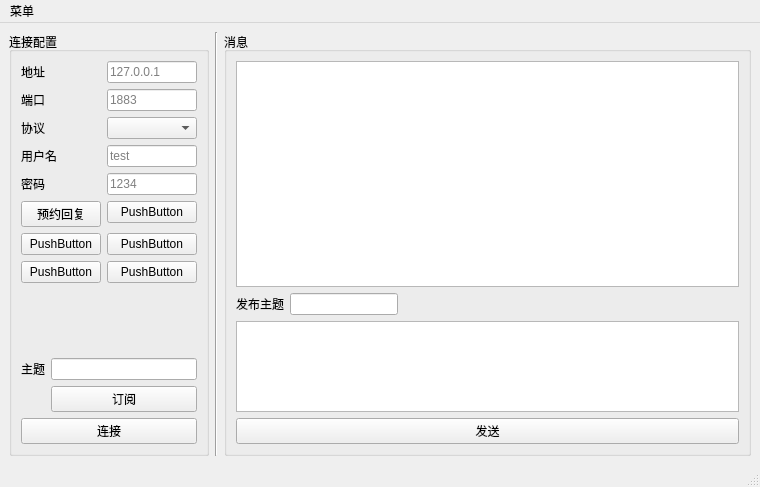
<?xml version="1.0" encoding="UTF-8"?>
<ui version="4.0">
 <class>MainWindow</class>
 <widget class="QMainWindow" name="MainWindow">
  <property name="geometry">
   <rect>
    <x>0</x>
    <y>0</y>
    <width>760</width>
    <height>487</height>
   </rect>
  </property>
  <property name="minimumSize">
   <size>
    <width>600</width>
    <height>0</height>
   </size>
  </property>
  <property name="windowTitle">
   <string>MainWindow</string>
  </property>
  <widget class="QWidget" name="centralwidget">
   <layout class="QHBoxLayout" name="horizontalLayout">
    <item>
     <widget class="QGroupBox" name="groupBox">
      <property name="minimumSize">
       <size>
        <width>200</width>
        <height>300</height>
       </size>
      </property>
      <property name="maximumSize">
       <size>
        <width>200</width>
        <height>19999</height>
       </size>
      </property>
      <property name="title">
       <string>连接配置</string>
      </property>
      <layout class="QVBoxLayout" name="verticalLayout">
       <item>
        <layout class="QGridLayout" name="gridLayout">
         <item row="0" column="0" colspan="2">
          <layout class="QFormLayout" name="formLayout">
           <item row="0" column="0">
            <widget class="QLabel" name="label_5">
             <property name="text">
              <string>地址</string>
             </property>
            </widget>
           </item>
           <item row="0" column="1">
            <widget class="QLineEdit" name="host">
             <property name="text">
              <string/>
             </property>
             <property name="placeholderText">
              <string>127.0.0.1</string>
             </property>
            </widget>
           </item>
           <item row="1" column="0">
            <widget class="QLabel" name="label_6">
             <property name="text">
              <string>端口</string>
             </property>
            </widget>
           </item>
           <item row="1" column="1">
            <widget class="QLineEdit" name="port">
             <property name="inputMask">
              <string/>
             </property>
             <property name="text">
              <string/>
             </property>
             <property name="cursorPosition">
              <number>0</number>
             </property>
             <property name="placeholderText">
              <string>1883</string>
             </property>
            </widget>
           </item>
           <item row="2" column="0">
            <widget class="QLabel" name="label_7">
             <property name="text">
              <string>协议</string>
             </property>
            </widget>
           </item>
           <item row="2" column="1">
            <widget class="QComboBox" name="comboBox"/>
           </item>
           <item row="3" column="1">
            <widget class="QLineEdit" name="username">
             <property name="placeholderText">
              <string>test</string>
             </property>
            </widget>
           </item>
           <item row="3" column="0">
            <widget class="QLabel" name="label_8">
             <property name="text">
              <string>用户名</string>
             </property>
            </widget>
           </item>
           <item row="4" column="1">
            <widget class="QLineEdit" name="password">
             <property name="echoMode">
              <enum>QLineEdit::Password</enum>
             </property>
             <property name="placeholderText">
              <string>1234</string>
             </property>
            </widget>
           </item>
           <item row="4" column="0">
            <widget class="QLabel" name="label_9">
             <property name="text">
              <string>密码</string>
             </property>
            </widget>
           </item>
           <item row="5" column="0">
            <widget class="QPushButton" name="pushButton_3">
             <property name="text">
              <string>预约回复</string>
             </property>
            </widget>
           </item>
           <item row="5" column="1">
            <widget class="QPushButton" name="pushButton_4">
             <property name="text">
              <string>PushButton</string>
             </property>
            </widget>
           </item>
           <item row="6" column="0">
            <widget class="QPushButton" name="pushButton_5">
             <property name="text">
              <string>PushButton</string>
             </property>
            </widget>
           </item>
           <item row="6" column="1">
            <widget class="QPushButton" name="pushButton_6">
             <property name="text">
              <string>PushButton</string>
             </property>
            </widget>
           </item>
           <item row="7" column="0">
            <widget class="QPushButton" name="pushButton_7">
             <property name="text">
              <string>PushButton</string>
             </property>
            </widget>
           </item>
           <item row="7" column="1">
            <widget class="QPushButton" name="pushButton_8">
             <property name="text">
              <string>PushButton</string>
             </property>
            </widget>
           </item>
          </layout>
         </item>
         <item row="3" column="0">
          <widget class="QLabel" name="label_10">
           <property name="text">
            <string>主题</string>
           </property>
          </widget>
         </item>
         <item row="3" column="1">
          <widget class="QLineEdit" name="lineEdit_9"/>
         </item>
         <item row="4" column="1">
          <widget class="QPushButton" name="pushButton">
           <property name="text">
            <string>订阅</string>
           </property>
          </widget>
         </item>
        </layout>
       </item>
       <item>
        <widget class="QPushButton" name="pushButton_2">
         <property name="text">
          <string>连接</string>
         </property>
         <property name="checkable">
          <bool>true</bool>
         </property>
         <property name="autoDefault">
          <bool>false</bool>
         </property>
        </widget>
       </item>
      </layout>
     </widget>
    </item>
    <item>
     <widget class="Line" name="line">
      <property name="orientation">
       <enum>Qt::Vertical</enum>
      </property>
     </widget>
    </item>
    <item>
     <widget class="QGroupBox" name="groupBox_2">
      <property name="minimumSize">
       <size>
        <width>300</width>
        <height>300</height>
       </size>
      </property>
      <property name="contextMenuPolicy">
       <enum>Qt::DefaultContextMenu</enum>
      </property>
      <property name="title">
       <string>消息</string>
      </property>
      <layout class="QVBoxLayout" name="verticalLayout_2" stretch="5,0,2,0">
       <item>
        <widget class="QPlainTextEdit" name="text1">
         <property name="sizePolicy">
          <sizepolicy hsizetype="Preferred" vsizetype="Expanding">
           <horstretch>0</horstretch>
           <verstretch>0</verstretch>
          </sizepolicy>
         </property>
         <property name="minimumSize">
          <size>
           <width>300</width>
           <height>150</height>
          </size>
         </property>
         <property name="cursorWidth">
          <number>3</number>
         </property>
        </widget>
       </item>
       <item>
        <layout class="QHBoxLayout" name="horizontalLayout_2">
         <item>
          <widget class="QLabel" name="label_11">
           <property name="text">
            <string>发布主题</string>
           </property>
          </widget>
         </item>
         <item>
          <widget class="QLineEdit" name="publish_topic">
           <property name="sizePolicy">
            <sizepolicy hsizetype="Preferred" vsizetype="Fixed">
             <horstretch>0</horstretch>
             <verstretch>0</verstretch>
            </sizepolicy>
           </property>
           <property name="layoutDirection">
            <enum>Qt::LeftToRight</enum>
           </property>
          </widget>
         </item>
         <item>
          <spacer name="horizontalSpacer">
           <property name="orientation">
            <enum>Qt::Horizontal</enum>
           </property>
           <property name="sizeHint" stdset="0">
            <size>
             <width>40</width>
             <height>20</height>
            </size>
           </property>
          </spacer>
         </item>
        </layout>
       </item>
       <item>
        <widget class="QPlainTextEdit" name="text2">
         <property name="sizePolicy">
          <sizepolicy hsizetype="Preferred" vsizetype="Preferred">
           <horstretch>0</horstretch>
           <verstretch>0</verstretch>
          </sizepolicy>
         </property>
         <property name="minimumSize">
          <size>
           <width>300</width>
           <height>50</height>
          </size>
         </property>
        </widget>
       </item>
       <item>
        <widget class="QPushButton" name="send">
         <property name="sizePolicy">
          <sizepolicy hsizetype="Preferred" vsizetype="Fixed">
           <horstretch>0</horstretch>
           <verstretch>0</verstretch>
          </sizepolicy>
         </property>
         <property name="text">
          <string>发送</string>
         </property>
        </widget>
       </item>
      </layout>
     </widget>
    </item>
   </layout>
  </widget>
  <widget class="QMenuBar" name="menubar">
   <property name="geometry">
    <rect>
     <x>0</x>
     <y>0</y>
     <width>760</width>
     <height>21</height>
    </rect>
   </property>
   <widget class="QMenu" name="menu">
    <property name="title">
     <string>菜单</string>
    </property>
    <addaction name="action_2"/>
    <addaction name="separator"/>
    <addaction name="separator"/>
    <addaction name="action"/>
   </widget>
   <addaction name="menu"/>
  </widget>
  <widget class="QStatusBar" name="statusbar"/>
  <action name="action">
   <property name="text">
    <string>退出</string>
   </property>
  </action>
  <action name="action_2">
   <property name="text">
    <string>导入配置</string>
   </property>
  </action>
 </widget>
 <resources/>
 <connections/>
</ui>
